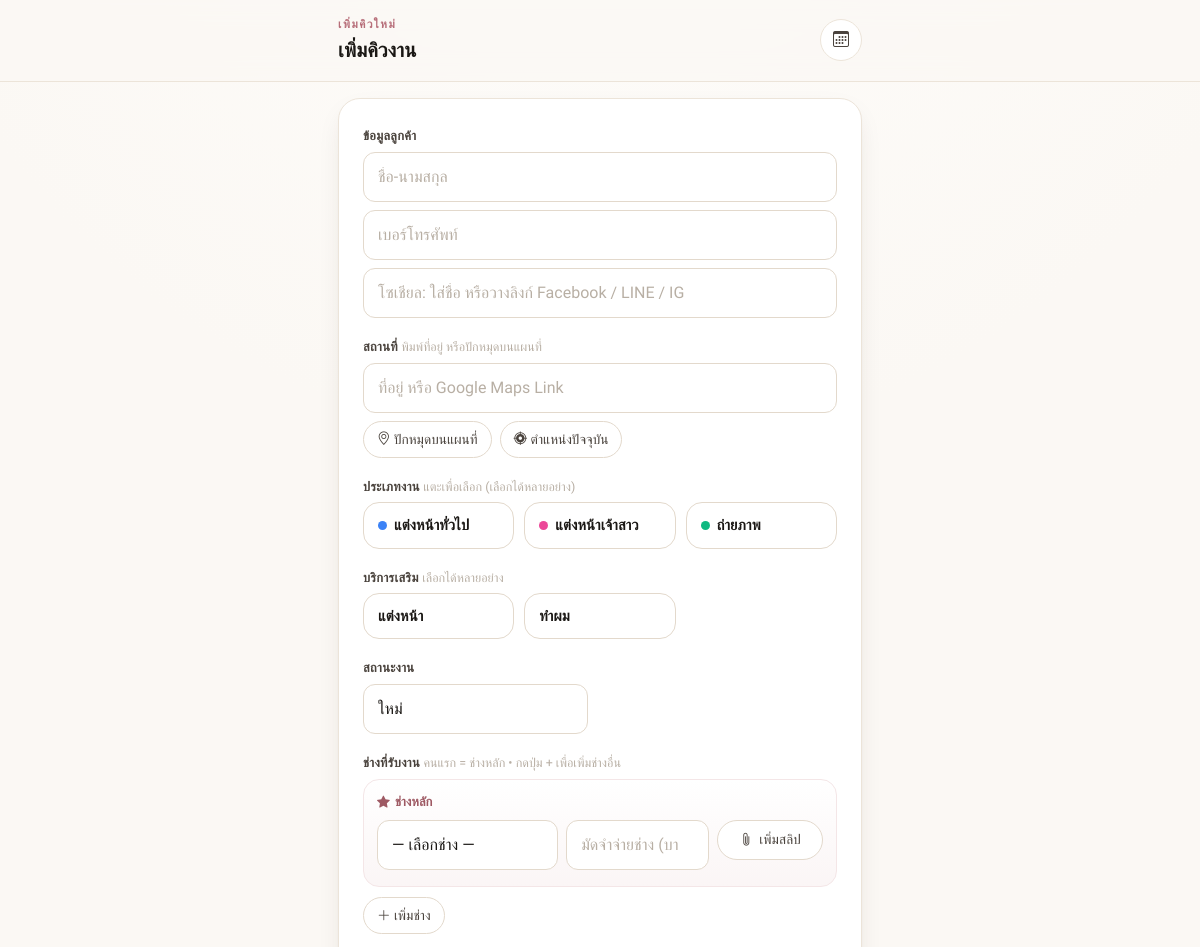
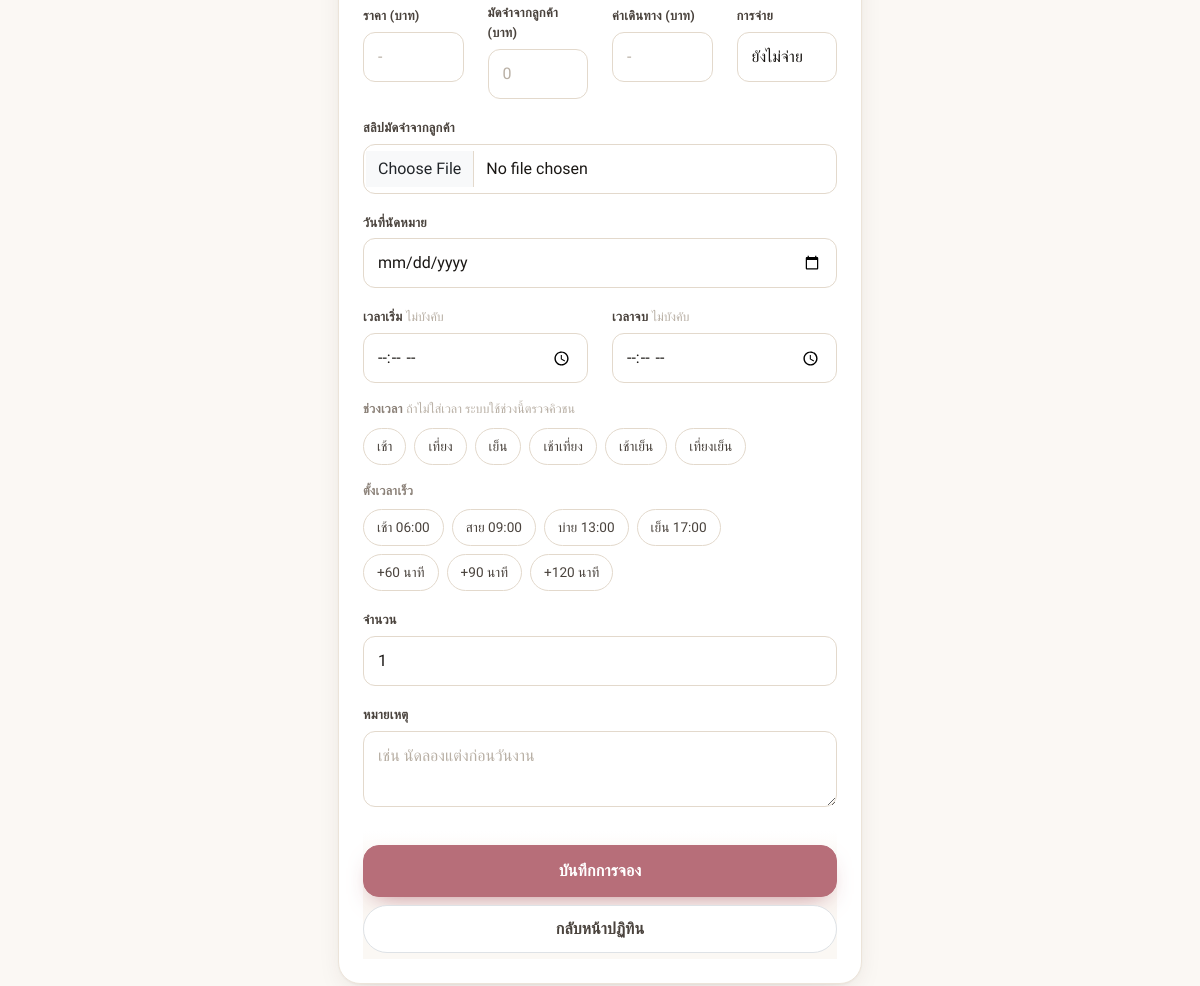
Page /form.php (signed in) on the committed database (2 pictures, top to bottom).
### tables this page shows
CREATE TABLE booking_categories (
    id              INT UNSIGNED NOT NULL AUTO_INCREMENT,
    user_id         INT UNSIGNED NULL COMMENT 'เจ้าของ (ร้าน)',
    name            VARCHAR(100) NOT NULL,
    color_hex       VARCHAR(7) NOT NULL DEFAULT '#6b7280',
    price           DECIMAL(10,2) NULL,
    deposit_default DECIMAL(10,2) NULL,
    duration_min    SMALLINT UNSIGNED NULL COMMENT 'ระยะเวลามาตรฐาน (นาที) ช่วยคำนวณเวลาจบ/ช่องว่าง',
    count_label     VARCHAR(40) NULL COMMENT 'ป้ายช่องจำนวน เช่น จำนวนคน / จำนวนชั่วโมง',
    is_active       TINYINT(1) NOT NULL DEFAULT 1,
    sort_order      TINYINT UNSIGNED NOT NULL DEFAULT 0,
    PRIMARY KEY (id)
);

CREATE TABLE booking_services (
    id         INT UNSIGNED NOT NULL AUTO_INCREMENT,
    user_id    INT UNSIGNED NULL COMMENT 'เจ้าของ (ร้าน)',
    name       VARCHAR(100) NOT NULL,
    price      DECIMAL(10,2) NULL,
    is_active  TINYINT(1) NOT NULL DEFAULT 1,
    sort_order TINYINT UNSIGNED NOT NULL DEFAULT 0,
    PRIMARY KEY (id)
);

### app/auth.php (called while the page is built, shortened)
<?php
function assetVer(string $relPath): string
{
    $t = @filemtime(dirname(__DIR__) . '/' . ltrim($relPath, '/'));
    return $t ? (string) $t : '1';
}

### form.php (the view, shortened to what this page needs)
<?php
require __DIR__ . '/app/auth.php';
$base = rtrim(dirname($_SERVER['SCRIPT_NAME']), '/');
$editId = isset($_GET['id']) ? (int)$_GET['id'] : 0;
$booking = null;
$categories = [];
$services = [];
$timeExact = true;
try {
  $pdo = require __DIR__ . '/app/db.php';
  $owner = ownerId();
  $q = $pdo->prepare("SELECT id, name, color_hex, count_label, duration_min, price, deposit_default FROM booking_categories
                      WHERE user_id = ? AND (is_active = 1 OR id IN (SELECT category_id FROM booking_category_pivot WHERE booking_id = ?))
                      ORDER BY sort_order, id");
  $q->execute([$owner, $editId]);
  $categories = $q->fetchAll(PDO::FETCH_ASSOC);
  $q = $pdo->prepare("
    SELECT s.id, s.name, s.price,
           (SELECT GROUP_CONCAT(l.category_id) FROM service_category_link l WHERE l.service_id = s.id) AS category_ids
    FROM booking_services s
    WHERE s.user_id = ? AND (s.is_active = 1 OR s.id IN (SELECT service_id FROM booking_service_pivot WHERE booking_id = ?))
    ORDER BY s.sort_order, s.id
  ");
  $q->execute([$owner, $editId]);
  $services = $q->fetchAll(PDO::FETCH_ASSOC);
} catch (Throwable $e) {
  $dbError = 'ไม่สามารถโหลดข้อมูลได้ โปรดตรวจสอบการตั้งค่าฐานข้อมูล (config.php) และให้แน่ใจว่านำเข้า schema แล้ว';
  $categories = [];
  $services = [];
  $staffList = [];
  $booking = $editId > 0 ? null : null;
}
?>
<!DOCTYPE html>
<html lang="th">
<head>
  <link href="https://cdn.jsdelivr.net/npm/bootstrap@5.3.3/dist/css/bootstrap.min.css" rel="stylesheet">
  <link href="https://cdn.jsdelivr.net/npm/bootstrap-icons@1.11.3/font/bootstrap-icons.min.css" rel="stylesheet">
  <link href="https://unpkg.com/leaflet@1.9.4/dist/leaflet.css" rel="stylesheet">
  <link href="<?= htmlspecialchars($base) ?>/assets/app.css?v=<?= assetVer('assets/app.css') ?>" rel="stylesheet">
</head>
<body>
  <header class="head py-3 mb-3">
    <div class="wrap d-flex justify-content-between align-items-center">
      <div>
        <div class="eyebrow"><?= $editId ? 'แก้ไขคิว' : 'เพิ่มคิวใหม่' ?></div>
        <div class="brand" style="font-size: 1.25rem; font-weight: 600;"><?= $editId ? 'แก้ไขคิวงาน' : 'เพิ่มคิวงาน' ?></div>
      </div>
      <a class="icon-btn btn-back" href="<?= htmlspecialchars($base) ?>/" title="กลับปฏิทิน"><i class="bi bi-calendar3"></i></a>
    </div>
  </header>
  <div class="wrap pb-4 rise">
    <div class="form-card p-3 p-md-4">
      <form id="bookingForm">
        <div class="mb-3">
          <label class="form-label section-title">ข้อมูลลูกค้า</label>
          <input type="text" class="form-control soft-input mb-2" name="customer_name" required placeholder="ชื่อ-นามสกุล" value="<?= $booking ? htmlspecialchars($booking['customer_name'] ?? '') : '' ?>">
          <input type="tel" class="form-control soft-input mb-2" name="customer_phone" required placeholder="เบอร์โทรศัพท์" value="<?= $booking ? htmlspecialchars($booking['customer_phone'] ?? '') : '' ?>">
          <input type="text" class="form-control soft-input" name="social" maxlength="500" placeholder="โซเชียล: ใส่ชื่อ หรือวางลิงก์ Facebook / LINE / IG" aria-label="ช่องทางโซเชียล" value="<?= $booking ? htmlspecialchars($booking['social'] ?? '') : '' ?>">
        </div>
        <div class="mb-3">
          <label class="form-label section-title">สถานที่ <span class="title-hint">พิมพ์ที่อยู่ หรือปักหมุดบนแผนที่</span></label>
          <input type="text" class="form-control soft-input" name="location" id="locationInput" placeholder="ที่อยู่ หรือ Google Maps Link" value="<?= $booking ? htmlspecialchars($booking['location'] ?? '') : '' ?>">
          <div class="d-flex flex-wrap gap-2 mt-2">
            <button type="button" class="quick-btn" id="toggleMap"><i class="bi bi-geo-alt"></i> ปักหมุดบนแผนที่</button>
            <button type="button" class="quick-btn" id="useMyLoc"><i class="bi bi-crosshair2"></i> ตำแหน่งปัจจุบัน</button>
          </div>
        </div>
        <div class="mb-3">
          <label class="form-label section-title">ประเภทงาน <span class="title-hint">แตะเพื่อเลือก (เลือกได้หลายอย่าง)</span></label>
          <div class="select-grid" id="categoryList">
            <?php
            $catIds = $booking ? ($booking['category_ids'] ?? []) : [];
            foreach ($categories as $c):
              $checked = in_array((int)$c['id'], $catIds, true);
            ?>
            <label class="select-card<?= $checked ? ' selected' : '' ?>" style="--accent: <?= htmlspecialchars($c['color_hex']) ?>">
              <span class="sc-name"><span class="sc-dot" style="background: <?= htmlspecialchars($c['color_hex']) ?>"></span><?= htmlspecialchars($c['name']) ?></span>
            </label>
            <?php endforeach; ?>
          </div>
        </div>
        <div class="mb-3" id="serviceBlock">
          <label class="form-label section-title">บริการเสริม <span class="title-hint">เลือกได้หลายอย่าง</span></label>
          <div class="select-grid" id="serviceList">
            <?php
            $svcIds = $booking ? ($booking['service_ids'] ?? []) : [];
            foreach ($services as $s):
              $checked = in_array((int)$s['id'], $svcIds, true);
            ?>
            <label class="select-card sc-plain<?= $checked ? ' selected' : '' ?>" data-cat="<?= htmlspecialchars($s['category_ids'] ?? '') ?>">
              <span class="sc-name"><?= htmlspecialchars($s['name']) ?></span>
            </label>
            <?php endforeach; ?>
          </div>
        </div>
        <div class="row">
          <div class="col-6 mb-3">
            <label class="form-label section-title">สถานะงาน</label>
            <select name="status" class="form-select soft-input">
              <?php
              $st = $booking['status'] ?? 'new';
              foreach (['new' => 'ใหม่', 'confirmed' => 'ยืนยันแล้ว', 'done' => 'เสร็จงาน', 'cancelled' => 'ยกเลิก'] as $v => $l):
              ?><option value="<?= $v ?>"<?= $st === $v ? ' selected' : '' ?>><?= $l ?></option><?php endforeach; ?>
            </select>
          </div>
        </div>
        <div class="mb-3">
          <label class="form-label section-title">ช่างที่รับงาน <span class="title-hint">คนแรก = ช่างหลัก • กดปุ่ม + เพื่อเพิ่มช่างอื่น</span></label>
          <div id="staffRows"></div>
          <div class="d-flex flex-wrap justify-content-between align-items-center gap-2 mt-2">
            <button type="button" class="quick-btn" id="staffAdd"><i class="bi bi-plus-lg"></i> เพิ่มช่าง</button>
          </div>
        </div>
        <div class="row">
          <div class="col-6 col-md-3 mb-3">
            <label class="form-label section-title">ราคา (บาท)</label>
            <input type="number" step="0.01" min="0" class="form-control soft-input" name="price" placeholder="-" value="<?= $booking && $booking['price'] !== null ? htmlspecialchars($booking['price']) : '' ?>">
          </div>
          <div class="col-6 col-md-3 mb-3">
            <label class="form-label section-title">มัดจำจากลูกค้า (บาท)</label>
            <input type="number" step="0.01" min="0" class="form-control soft-input" name="deposit" placeholder="0" value="<?= $booking && isset($booking['deposit']) ? htmlspecialchars($booking['deposit']) : '' ?>">
          </div>
          <div class="col-6 col-md-3 mb-3">
            <label class="form-label section-title">ค่าเดินทาง (บาท)</label>
            <input type="number" step="0.01" min="0" class="form-control soft-input" name="travel_fee" placeholder="-" value="<?= $booking && isset($booking['travel_fee']) && $booking['travel_fee'] !== null ? htmlspecialchars($booking['travel_fee']) : '' ?>">
          </div>
          <?php if (!$editId): ?>
          <div class="col-6 col-md-3 mb-3">
            <label class="form-label section-title">การจ่าย</label>
            <select name="payment_status" class="form-select soft-input">
              <?php
              $ps = $booking['payment_status'] ?? 'unpaid';
              foreach (['unpaid' => 'ยังไม่จ่าย', 'deposit_paid' => 'จ่ายมัดจำ', 'paid' => 'จ่ายครบ'] as $v => $l):
              ?><option value="<?= $v ?>"<?= $ps === $v ? ' selected' : '' ?>><?= $l ?></option><?php endforeach; ?>
            </select>
          </div>
          <?php endif; ?>
        </div>
        <div class="mb-3">
          <label class="form-label section-title">สลิปมัดจำจากลูกค้า</label>
          <input type="file" class="form-control soft-input" id="slipFile" accept="image/png,image/jpeg,image/webp">
        </div>
        <div class="row">
          <div class="col-12 mb-3">
            <label class="form-label section-title">วันที่นัดหมาย</label>
            <input type="date" class="form-control soft-input" name="appointment_date" required value="<?= $booking ? htmlspecialchars($booking['appointment_date'] ?? '') : '' ?>">
          </div>
          <div class="col-6 mb-3">
            <label class="form-label section-title">เวลาเริ่ม <span class="title-hint">ไม่บังคับ</span></label>
            <input type="time" class="form-control soft-input" name="start_time" value="<?= $timeExact && $booking && !empty($booking['start_time']) ? date('H:i', strtotime($booking['start_time'])) : '' ?>">
          </div>
          <div class="col-6 mb-3">
            <label class="form-label section-title">เวลาจบ <span class="title-hint">ไม่บังคับ</span></label>
            <input type="time" class="form-control soft-input" name="end_time" value="<?= $timeExact && $booking && !empty($booking['end_time']) ? date('H:i', strtotime($booking['end_time'])) : '' ?>">
          </div>
        </div>
        <div class="mb-3">
          <div class="section-title">ช่วงเวลา <span class="title-hint">ถ้าไม่ใส่เวลา ระบบใช้ช่วงนี้ตรวจคิวชน</span></div>
          <div class="d-flex flex-wrap gap-2" id="timeSlotBtns">
            <?php foreach (TIME_SLOTS as $key => $slot): ?>
            <button type="button" class="quick-btn<?= ($booking['time_slot'] ?? '') === $key ? ' slot-on' : '' ?>" data-slot="<?= $key ?>" aria-pressed="<?= ($booking['time_slot'] ?? '') === $key ? 'true' : 'false' ?>"><?= htmlspecialchars($slot['label']) ?></button>
            <?php endforeach; ?>
          </div>
        </div>
        <div class="mb-3">
          <div class="section-title">ตั้งเวลาเร็ว</div>
          <div class="d-flex flex-wrap gap-2 mb-2">
            <button class="quick-btn" type="button" data-start="06:00">เช้า 06:00</button>
            <button class="quick-btn" type="button" data-start="09:00">สาย 09:00</button>
            <button class="quick-btn" type="button" data-start="13:00">บ่าย 13:00</button>
            <button class="quick-btn" type="button" data-start="17:00">เย็น 17:00</button>
          </div>
          <div class="d-flex flex-wrap gap-2">
            <button class="quick-btn" type="button" data-duration="60">+60 นาที</button>
            <button class="quick-btn" type="button" data-duration="90">+90 นาที</button>
            <button class="quick-btn" type="button" data-duration="120">+120 นาที</button>
          </div>
        </div>
        <div class="mb-3">
          <label class="form-label section-title" id="countLabel">จำนวน</label>
          <input type="number" class="form-control soft-input" name="num_people" value="<?= $booking ? (int)($booking['num_people'] ?? 1) : 1 ?>" min="1" max="99">
        </div>
        <div class="mb-4">
          <label class="form-label section-title">หมายเหตุ</label>
          <textarea class="form-control soft-input" name="note" rows="2" placeholder="เช่น นัดลองแต่งก่อนวันงาน"><?= $booking ? htmlspecialchars($booking['note'] ?? '') : '' ?></textarea>
        </div>
        <div class="sticky-action">
          <div class="d-grid gap-2">
            <button type="submit" class="btn save-btn"><?= $editId ? 'บันทึกการแก้ไข' : 'บันทึกการจอง' ?></button>
            <a href="<?= htmlspecialchars($base) ?>/" class="btn btn-light border">กลับหน้าปฏิทิน</a>
          </div>
        </div>
      </form>
    </div>
  </div>
  <div class="toast-container position-fixed bottom-0 end-0 p-3">
  </div>
</body>
</html>

### rows in the picture
booking_categories: name "แต่งหน้าทั่วไป"
booking_categories: name "แต่งหน้าเจ้าสาว"
booking_categories: name "ถ่ายภาพ"
booking_services: name "แต่งหน้า"
booking_services: name "ทำผม"

### other values in the picture
$slot['label'] "เช้า"
$slot['label'] "เที่ยง"
$slot['label'] "เย็น"
$slot['label'] "เช้าเที่ยง"
$slot['label'] "เช้าเย็น"
$slot['label'] "เที่ยงเย็น"
form field status "ใหม่"
form field payment_status "ยังไม่จ่าย"
